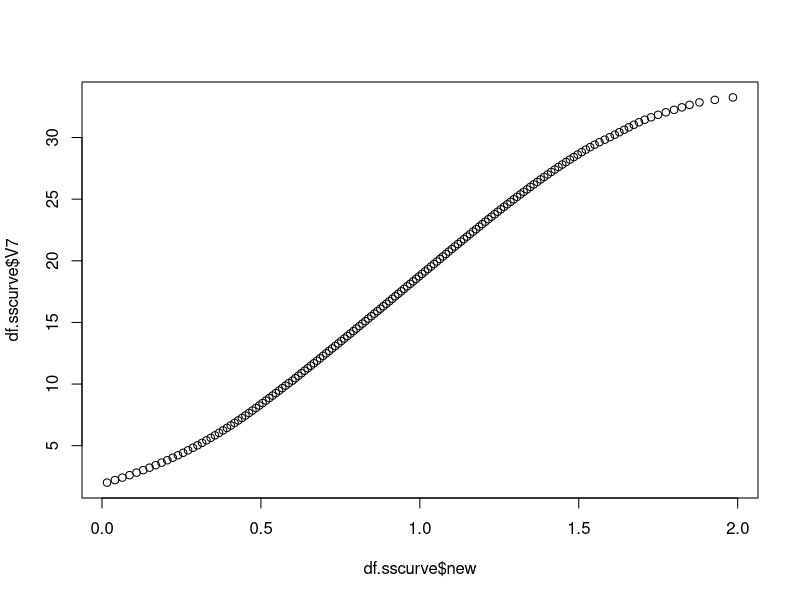
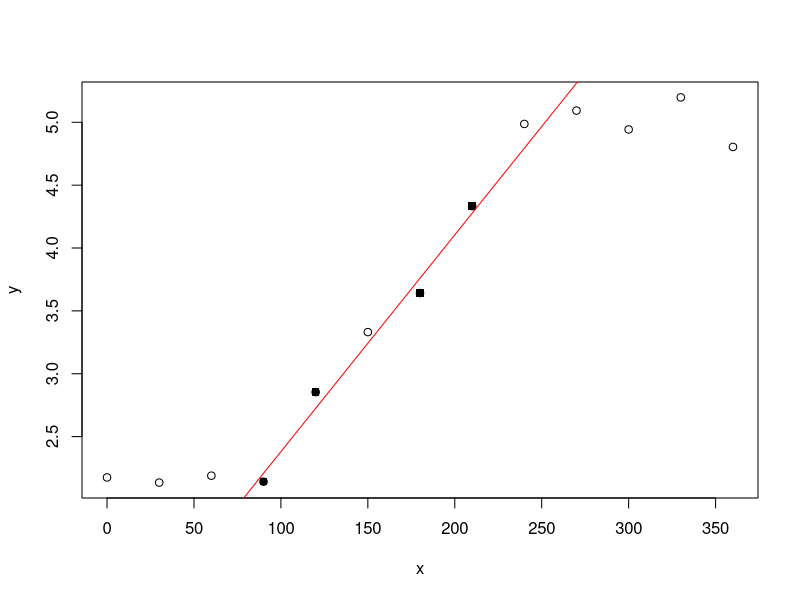

Source code (R) for these figures, in order:
#Read TXT file in input directory
read.table("Input/BC50GLU_01.txt", skip = 56, header = FALSE, sep = "", fileEncoding = "UTF-16")
df <- read.table("Input/BC50GLU_01.txt", skip = 56, header = FALSE, sep = "", fileEncoding = "UTF-16")

#Identify and name(optional) the signals you want to work with
df.length <- df$V6
df.stress <- df$V7

#Normalize strain signal based on length and add to the data frame
df$new <- ((df.length - df.length[1])/df.length[1])*100

#Build a new data frame with subset values of strain > 0.
df.sscurve <- df[df$new > 0,]

plot(df.sscurve$new, df.sscurve$V7)

#Referencia https://stackoverflow.com/questions/46108100/how-to-find-the-linear-part-of-a-curve 

a <- data.frame(x=c(0, 30, 60, 90, 120, 150, 180, 210, 240, 270, 300, 330, 360), 
                y=c(2.175, 2.134, 2.189, 2.141, 2.854, 3.331, 3.642, 4.333, 4.987, 5.093, 4.943, 5.198, 4.804))

b <- diff(a[,2])/diff(a[,1])
b.k <- kmeans(b,3)
b.max <- max(abs(b.k$centers))
b.v <- which(b.k$cluster == match(b.max, b.k$centers))

RES <- a[b.v,]
plot(a)
points(RES,pch=15)
abline(coef(lm(y~x,RES)), col="red")



